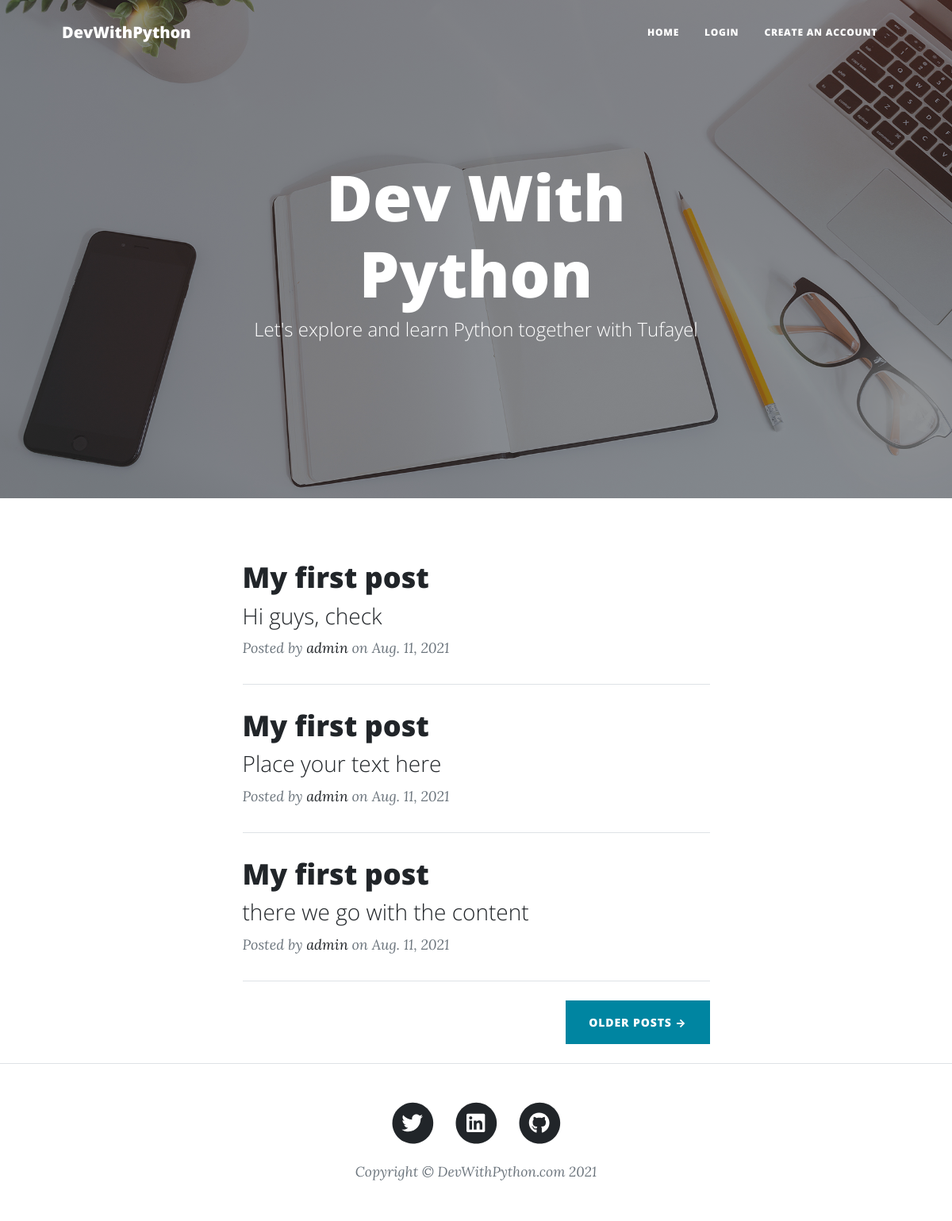
/archive/1, run on the app's committed database.
### home/models.py (models this page shows, shortened)
class BlogPost(models.Model):
    blog_slug = models.CharField(max_length=100, default='')
    blog_title = models.CharField(max_length=100)
    blog_text = models.TextField(max_length=1024280)
    blog_owner = models.CharField(max_length=15)
    post_time = models.DateField(default=django.utils.timezone.now)

### home/views.py (the view)
# urls.py: path('archive/<int:id>', views.showOldPosts, name='old_posts'),
def showOldPosts(request, id):
    if int(id) > 0:
        all_posts = BlogPost.objects.all()[::-1][(int(id))*5:(int(id)*5)+9]
        context = {
            'posts': all_posts,
            'next_archive_id': int(id)+1
        }
        return render(request, 'index.html', context)
    else:
        return redirect('/archive/1')

### templates/index.html (shortened to what this page needs)
<!DOCTYPE html>
<html lang="en">
<head>
  <link href="/static/css/styles.css" rel="stylesheet" />
</head>
<body>
  <nav class="navbar navbar-expand-lg navbar-light" id="mainNav">
    <div class="container px-4 px-lg-5">
      <a class="navbar-brand" href="/">DevWithPython</a>
      <div class="collapse navbar-collapse" id="navbarResponsive">
        <ul class="navbar-nav ms-auto py-4 py-lg-0">
          <li class="nav-item">
            <a class="nav-link px-lg-3 py-3 py-lg-4" href="/">Home</a>
          </li>
          {% if request.user.is_anonymous %}
          <li class="nav-item">
            <a class="nav-link px-lg-3 py-3 py-lg-4" href="/login">Login</a>
          </li>
          <li class="nav-item">
            <a class="nav-link px-lg-3 py-3 py-lg-4" href="/signup">Create An Account</a>
          </li>
          {% endif %}
        </ul>
      </div>
    </div>
  </nav>
  <header class="masthead" style="background-image: url('/static/assets/img/home-bg.jpg')">
    <div class="container position-relative px-4 px-lg-5">
      <div class="row gx-4 gx-lg-5 justify-content-center">
        <div class="col-md-10 col-lg-8 col-xl-7">
          <div class="site-heading">
            <h1>Dev With Python</h1>
            <span class="subheading">Let's explore and learn Python together with Tufayel</span>
          </div>
        </div>
      </div>
    </div>
  </header>
  <div class="container px-4 px-lg-5">
    <div class="row gx-4 gx-lg-5 justify-content-center">
      <div class="col-md-10 col-lg-8 col-xl-7">
        {% for post in posts %}
        <div class="post-preview">
          <a href="/{{ post.blog_slug }}">
            <h2 class="post-title">{{ post.blog_title }}</h2>
            <h3 class="post-subtitle">
              {% autoescape on %}
              {{ post.blog_text|truncatechars:50|striptags }}
              {% endautoescape %}
            </h3>
          </a>
          <p class="post-meta">
            Posted by
            <a href="#!">{{ post.blog_owner }}</a>
            on {{ post.post_time }}
          </p>
        </div>
        <hr class="my-4" />
        {% empty %}
        <p>No more blog post is published yet. Keep checking to see posts as soon as they are published</p>
        {% endfor %}
        <div class="d-flex justify-content-end mb-4">
          {% if next_archive_id is None %}
          <a class="btn btn-primary text-uppercase" href="/archive/1">Older Posts →</a>
          {% else %}
          <a class="btn btn-primary text-uppercase" href="/archive/{{ next_archive_id }}">Older Posts →</a>
          {% endif %}
        </div>
      </div>
    </div>
  </div>
  <footer class="border-top">
    <div class="container px-4 px-lg-5">
      <div class="row gx-4 gx-lg-5 justify-content-center">
        <div class="col-md-10 col-lg-8 col-xl-7">
          <ul class="list-inline text-center">
            <li class="list-inline-item">
              <a href="https://twitter.com/cse_tufayel">
                <span class="fa-stack fa-lg">
                  <i class="fas fa-circle fa-stack-2x"></i>
                  <i class="fab fa-twitter fa-stack-1x fa-inverse"></i>
                </span>
              </a>
            </li>
            <li class="list-inline-item">
              <a href="https://www.linkedin.com/in/tufayel-ahmed-cse/">
                <span class="fa-stack fa-lg">
                  <i class="fas fa-circle fa-stack-2x"></i>
                  <i class="fab fa-linkedin fa-stack-1x fa-inverse"></i>
                </span>
              </a>
            </li>
            <li class="list-inline-item">
              <a href="https://github.com/TufayelLUS">
                <span class="fa-stack fa-lg">
                  <i class="fas fa-circle fa-stack-2x"></i>
                  <i class="fab fa-github fa-stack-1x fa-inverse"></i>
                </span>
              </a>
            </li>
          </ul>
          <div class="small text-center text-muted fst-italic">
            Copyright &copy; DevWithPython.com {% now "Y" %}
          </div>
        </div>
      </div>
    </div>
  </footer>
</body>
</html>

### data on the page
BlogPost: blog_title "My first post", blog_text "Hi guys, check", blog_owner "admin", post_time "Aug. 11, 2021"
BlogPost: blog_title "My first post", blog_text "Place your text here", blog_owner "admin", post_time "Aug. 11, 2021"
BlogPost: blog_title "My first post", blog_text "there we go with the content", blog_owner "admin", post_time "Aug. 11, 2021"
